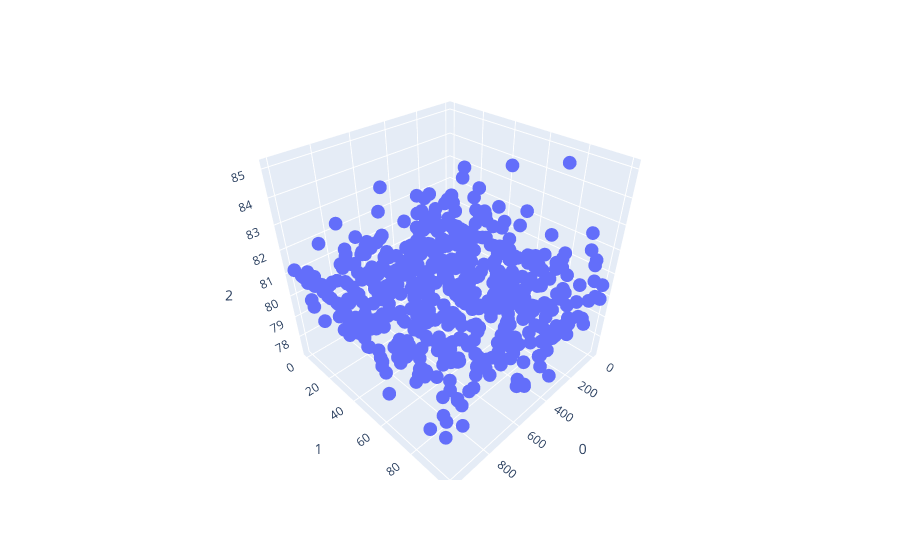

This figure's notebook cell:
### Code cell
#positions visités par CSA en 3D: c, random_state et accuracy
ds=pd.DataFrame(data=resultat_RL[1])
ds=ds.sort_values(by=[0,1])
ds=ds.drop_duplicates()
fig = px.scatter_3d(ds, x = 0,y = 1, z = 2)
fig.show()

### Figure 1 — Plotly figure (JSON) as saved in the notebook; plotly's stock layout.template omitted (floating-point values rounded to 4 significant figures; data arrays with more than 128 entries replaced by an {"elided": "..."} marker saying what was removed)
{"data": [{"hovertemplate": "0=%{x}<br>1=%{y}<br>2=%{z}<extra></extra>", "legendgroup": "", "marker": {"color": "#636efa", "symbol": "circle"}, "mode": "markers", "name": "", "scene": "scene", "showlegend": false, "type": "scatter3d", "x": {"elided": "567 float values"}, "y": {"elided": "567 float values"}, "z": {"elided": "567 float values"}}], "layout": {"legend": {"tracegroupgap": 0}, "margin": {"t": 60}, "scene": {"domain": {"x": [0, 1], "y": [0, 1]}, "xaxis": {"title": {"text": "0"}}, "yaxis": {"title": {"text": "1"}}, "zaxis": {"title": {"text": "2"}}}}}
